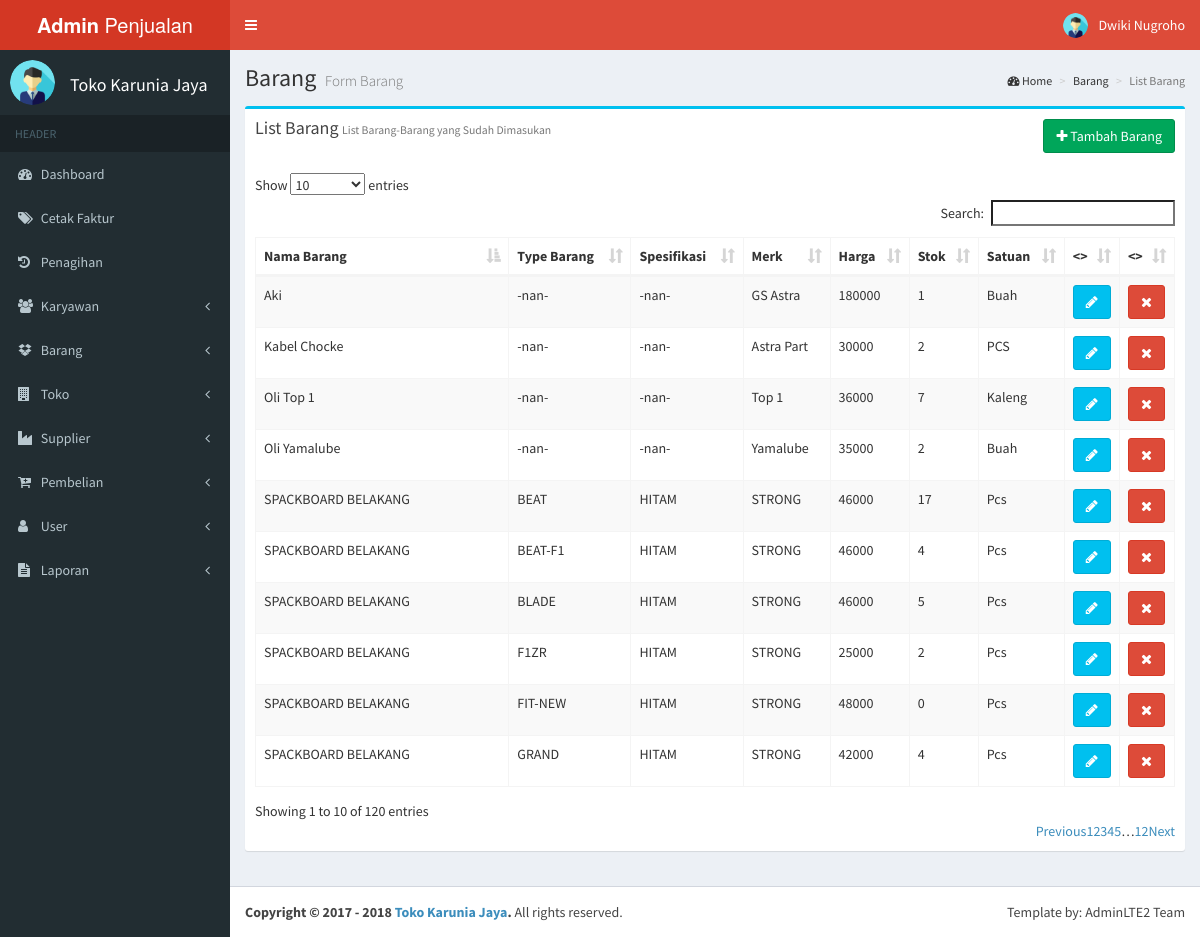
/admin/barang/list_barang.php (signed in), run on the app's committed database.
### tables this page shows
CREATE TABLE IF NOT EXISTS `karyawan` (
  `id_karyawan` varchar(20) NOT NULL,
  `nama` varchar(50) NOT NULL,
  `alamat` text NOT NULL,
  `no_telp` varchar(14) NOT NULL,
  `tgl_lahir` date NOT NULL,
  `jabatan` varchar(30) NOT NULL,
  `tgl_masuk` date NOT NULL,
  `del` int(11) NOT NULL,
  PRIMARY KEY (`id_karyawan`)
);

CREATE TABLE IF NOT EXISTS `list_brg` (
  `id_brg` varchar(15) NOT NULL,
  `nama_brg` varchar(30) NOT NULL,
  `type` varchar(20) NOT NULL,
  `spek` varchar(20) NOT NULL,
  `merk` varchar(20) NOT NULL,
  `harga` int(11) NOT NULL,
  `harga_beli` int(11) NOT NULL,
  `satuan` varchar(10) NOT NULL,
  `stok` int(11) NOT NULL,
  `del` int(11) NOT NULL,
  PRIMARY KEY (`id_brg`)
);

### admin/barang/list_barang.php (the view, shortened to what this page needs)
<?php
  include '../../init/db.php';
  include '../header.php';
  include '../sidebar.php';
?>
  <div class="content-wrapper">
    <section class="content-header">
       <h1>
        Barang
        <small>Form Barang</small>
      </h1>
      <ol class="breadcrumb">
        <li><i class="fa fa-dashboard"></i> Home</a></li>
        <li class="">Barang</li>
        <li class="active">List Barang</li>
      </ol>
    </section>
	<section class="content">
	      <div class="row">
	        <div class="col-md-12">
	          <div class="box box-info">
	            <div class="box-header">
	              <h3 class="box-title">List Barang
	                <small>List Barang-Barang yang Sudah Dimasukan</small>
	              </h3>
                <a href="barang.php" class="btn btn-success pull-right"><i class="fa fa-plus"></i> Tambah Barang</a>
	            </div>
	            <div class="box-body pad">
	             <table id="example" class="table table-striped table-bordered dt-responsive" cellspacing="0" width="100%">
                <thead>
                    <tr>
                        <th>Nama Barang</th>
                        <th>Type Barang</th>
                        <th>Spesifikasi</th>
                        <th>Merk</th>
                        <th>Harga</th>
                        <th>Stok</th>
                        <th>Satuan</th>
                        <th><></th>
                        <th><></th>
                    </tr>
                </thead>
                <tbody>
                  <?php
                    $sql = "SELECT * FROM list_brg WHERE del=0";
                      $run_sql = mysqli_query($conn,$sql);
                      while($rows = mysqli_fetch_assoc($run_sql)){
                        echo "
                            <tr>
                              <td>$rows[nama_brg]</td>
                              <td>$rows[type]</td>
                              <td>$rows[spek]</td>
                              <td>$rows[merk]</td>
                              <td>$rows[harga]</td>
                              <td>$rows[stok]</td>
                              <td>$rows[satuan]</td>
                              <td><a href='update_barang.php?id=$rows[id_brg]' class='btn btn-info'><span class='fa fa-pencil'></span></a></td>
                              <td><a href='delete_barang.php?id=$rows[id_brg]' class='btn btn-danger'><span class='fa fa-times'></span></a></td>
                            </tr>
                        ";
                      }
                    ?>
                  </tbody>
                </table>
	            </div>
	          </div>
	       </div>
       </div>
	</section>
</div>
  <?php
    include '../footer.php';
   ?>

### admin/sidebar.php (shortened to what this page needs)
<?php
  $id = $_SESSION['id_karyawan'];
  include $_SERVER["DOCUMENT_ROOT"]."/init/db.php";
  $sql = mysqli_query($conn, "SELECT * FROM karyawan WHERE id_karyawan = '$id'");
  $result = mysqli_fetch_assoc($sql);
?>
  <header class="main-header">
    <a href="../index.php" class="logo">
      <span class="logo-lg"><b>Admin</b> Penjualan</span>
    </a>
    <nav class="navbar navbar-static-top" role="navigation">
      <a href="#" class="sidebar-toggle" data-toggle="offcanvas" role="button">
      </a>
      <div class="navbar-custom-menu">
        <ul class="nav navbar-nav">
          <li class="dropdown user user-menu">
            <a href="#" class="dropdown-toggle" data-toggle="dropdown">
              <img src="../dist/img/user2-160x160.png" class="user-image" alt="User Image">
              <?php
                 echo "<span class='hidden-xs'>".$result[nama]."</span>";
              ?>
            </a>
          </li>
        </ul>
      </div>
    </nav>
  </header>
  <aside class="main-sidebar">
    <section class="sidebar">
      <div class="user-panel">
        <div class="pull-left image">
          <img src="../dist/img/user2-160x160.png" class="img-circle" alt="User Image">
        </div>
        <div class="pull-left info">
          <h4>Toko Karunia Jaya</h4>
        </div>
      </div>
      <ul class="sidebar-menu">
        <li class="header">HEADER</li>
        <li class=""><a href="../index.php"><i class="fa fa-dashboard"></i> <span>Dashboard</span></a></li>
        <li><a href="../invoice/transaksi.php"><i class="fa fa-tags"></i> <span>Cetak Faktur</span></a></li>
        <li><a href="../penagihan/penagihan.php"><i class="fa fa-history"></i> <span>Penagihan</span></a></li>
        <li class="treeview">
          <a href="#"><i class="fa fa-users"></i> <span>  Karyawan</span>
            <span class="pull-right-container">
              <i class="fa fa-angle-left pull-right"></i>
            </span>
          </a>
        </li>
        <li class="treeview">
          <a href="#"><i class="fa fa-dropbox"></i> <span>  Barang</span>
            <span class="pull-right-container">
              <i class="fa fa-angle-left pull-right"></i>
            </span>
          </a>
        </li>
        <li class="treeview">
          <a href="#"><i class="fa fa-building"></i> <span>  Toko</span>
            <span class="pull-right-container">
              <i class="fa fa-angle-left pull-right"></i>
            </span>
          </a>
        </li>
         <li class="treeview">
          <a href="#"><i class="fa fa-industry"></i> <span> Supplier</span>
            <span class="pull-right-container">
              <i class="fa fa-angle-left pull-right"></i>
            </span>
          </a>
        </li>
         <li class="treeview">
          <a href="#"><i class="fa fa-cart-plus"></i> <span> Pembelian</span>
            <span class="pull-right-container">
              <i class="fa fa-angle-left pull-right"></i>
            </span>
          </a>
        </li>
        <li class="treeview">
          <a href="#"><i class="fa fa-user"></i> <span> User</span>
            <span class="pull-right-container">
              <i class="fa fa-angle-left pull-right"></i>
            </span>
          </a>
        </li>
        <li class="treeview">
          <a href="#"><i class="fa fa-file-text"></i> <span> Laporan</span>
            <span class="pull-right-container">
              <i class="fa fa-angle-left pull-right"></i>
            </span>
          </a>
        </li>
      </ul>
    </section>
  </aside>

### data on the page
karyawan: nama "Dwiki Nugroho"
list_brg: nama_brg "Aki", type "-nan-", spek "-nan-", merk "GS Astra", harga "180000", stok "1", satuan "Buah"
list_brg: nama_brg "Kabel Chocke", type "-nan-", spek "-nan-", merk "Astra Part", harga "30000", stok "2", satuan "PCS"
list_brg: nama_brg "Oli Top 1", type "-nan-", spek "-nan-", merk "Top 1", harga "36000", stok "7", satuan "Kaleng"
list_brg: nama_brg "Oli Yamalube", type "-nan-", spek "-nan-", merk "Yamalube", harga "35000", stok "2", satuan "Buah"
list_brg: nama_brg "SPACKBOARD BELAKANG", type "BEAT", spek "HITAM", merk "STRONG", harga "46000", stok "17", satuan "Pcs"
list_brg: nama_brg "SPACKBOARD BELAKANG", type "BEAT-F1", spek "HITAM", merk "STRONG", harga "46000", stok "4", satuan "Pcs"
list_brg: nama_brg "SPACKBOARD BELAKANG", type "BLADE", spek "HITAM", merk "STRONG", harga "46000", stok "5", satuan "Pcs"
list_brg: nama_brg "SPACKBOARD BELAKANG", type "F1ZR", spek "HITAM", merk "STRONG", harga "25000", stok "2", satuan "Pcs"
list_brg: nama_brg "SPACKBOARD BELAKANG", type "FIT-NEW", spek "HITAM", merk "STRONG", harga "48000", stok "0", satuan "Pcs"
list_brg: nama_brg "SPACKBOARD BELAKANG", type "GRAND", spek "HITAM", merk "STRONG", harga "42000", stok "4", satuan "Pcs"
